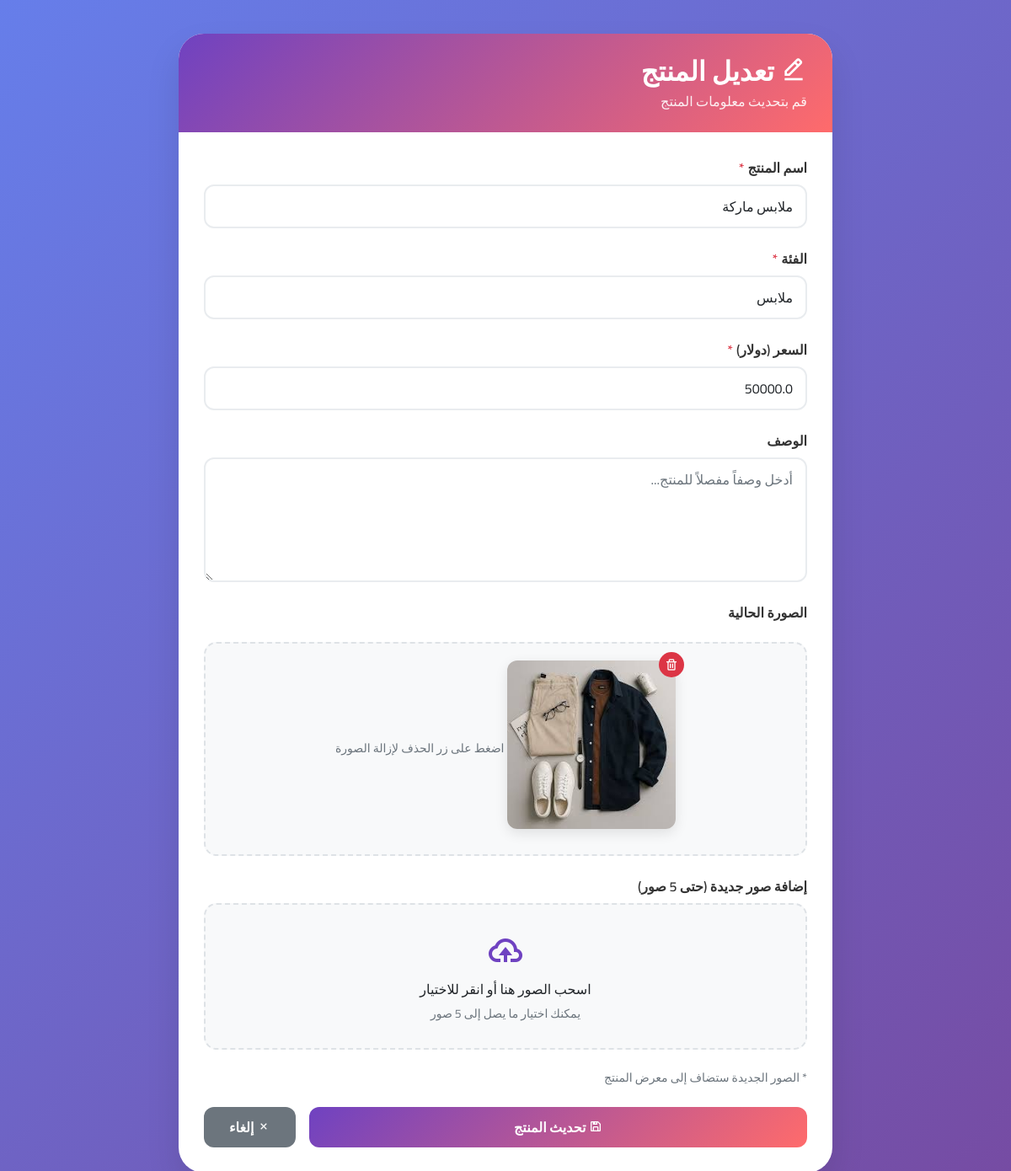
/admin/edit/11 (signed in), run on the app's committed database.
### tables this page shows
CREATE TABLE products (
            id INTEGER PRIMARY KEY AUTOINCREMENT,
            name TEXT NOT NULL,
            description TEXT,
            price REAL NOT NULL,
            image TEXT
        , category TEXT DEFAULT 'عام', old_price REAL DEFAULT 0);

### app.py (the view, shortened to what this page needs)
@app.route("/admin/edit/<int:pid>", methods=["GET", "POST"])
@admin_required
def admin_edit(pid):
    conn = get_db()
    cursor = conn.cursor()
    placeholder = get_placeholder()
    cursor.execute(f"SELECT * FROM products WHERE id = {placeholder}", (pid,))
    product = cursor.fetchone()
    if not product:
        conn.close()
        flash("المنتج غير موجود.", "danger")
        return redirect(url_for("admin_dashboard"))
    cursor.execute(f"SELECT id, filename FROM product_images WHERE product_id = {placeholder} ORDER BY id", (pid,))
    images = cursor.fetchall()
    cursor.execute("SELECT DISTINCT COALESCE(category,'عام') AS c FROM products ORDER BY c")
    cats = cursor.fetchall()
    categories = [r["c"] for r in cats]
    conn.close()
    return render_template("edit_product.html", p=product, images=images, categories=categories)

### app.py (called while the page is built)
def get_db():
    try:
        if USE_POSTGRES:
            database_url = os.environ.get('DATABASE_URL')
            conn = psycopg2.connect(database_url, sslmode='require')
            conn.cursor_factory = RealDictCursor
            return conn
        else:
            conn = sqlite3.connect(DB_PATH, timeout=30, check_same_thread=False)
            conn.row_factory = lambda cursor, row: {col[0]: row[i] for i, col in enumerate(cursor.description)}
            conn.execute("PRAGMA journal_mode=WAL")
            conn.execute("PRAGMA synchronous=NORMAL")
            return conn
    except Exception as e:
        print(f"❌ خطأ في الاتصال بقاعدة البيانات: {e}")
        raise

def get_placeholder():
    return '%s' if USE_POSTGRES else '?'

def admin_required(f):
    @wraps(f)
    def wrapper(*args, **kwargs):
        if not session.get("is_admin"):
            flash("الرجاء تسجيل الدخول كأدمن.", "warning")
            return redirect(url_for("admin_login"))
        return f(*args, **kwargs)
    return wrapper

### templates/edit_product.html (shortened to what this page needs)
<!DOCTYPE html>
<html lang="ar" dir="rtl">
<head>
    <link rel="stylesheet" href="{{ url_for('static', filename='assets/css/bootstrap.min.css') }}">
    <link href="{{ url_for('static', filename='assets/css/boxicon.min.css') }}" rel="stylesheet">
</head>
<body>
    <div class="container" style="max-width: 800px;">
        <div class="edit-card">
            <div class="edit-header">
                <h2><i class='bx bx-edit-alt'></i> تعديل المنتج</h2>
                <p>قم بتحديث معلومات المنتج</p>
            </div>
            <div class="edit-body">
                <form method="POST" enctype="multipart/form-data" id="editProductForm">
                    <div class="mb-4">
                        <label class="form-label required-field">اسم المنتج</label>
                        <input type="text" name="name" class="form-control" value="{{ p.name }}" required
                               placeholder="أدخل اسم المنتج">
                    </div>
                    <div class="mb-4">
                        <label class="form-label required-field">الفئة</label>
                        <input type="text" name="category" value="{{ p.category or '' }}" class="form-control" required
                               placeholder="مثال: ملابس، إلكترونيات، مستلزمات منزلية">
                    </div>
                    <div class="mb-4">
                        <label class="form-label required-field">السعر (دولار)</label>
                        <input type="number" step="0.01" name="price" class="form-control" value="{{ p.price }}" required
                               placeholder="0.00">
                    </div>
                    <div class="mb-4">
                        <label class="form-label">الوصف</label>
                        <textarea name="description" class="form-control" rows="5"
                                  placeholder="أدخل وصفاً مفصلاً للمنتج...">{{ p.description }}</textarea>
                    </div>
                    {% if p.image %}
                    <div class="mb-4">
                        <label class="form-label">الصورة الحالية</label>
                        <div class="image-preview">
                            <div class="image-badge">
                                <img src="{{ url_for('static', filename='uploads/' ~ p.image) }}"
                                     alt="{{ p.name }}" class="current-image">
                                <button type="button" class="remove-image-btn" onclick="removeCurrentImage()" title="حذف الصورة">
                                    <i class='bx bx-trash'></i>
                                </button>
                            </div>
                            <small class="text-muted">اضغط على زر الحذف لإزالة الصورة</small>
                        </div>
                    </div>
                    {% endif %}
                    <div class="mb-4">
                        <label class="form-label">إضافة صور جديدة (حتى 5 صور)</label>
                        <div class="file-upload-area" id="fileUploadArea">
                            <i class='bx bx-cloud-upload file-upload-icon'></i>
                            <p class="mb-1">اسحب الصور هنا أو انقر للاختيار</p>
                            <small class="text-muted">يمكنك اختيار ما يصل إلى 5 صور</small>
                        </div>
                        <small class="text-muted mt-2 d-block">* الصور الجديدة ستضاف إلى معرض المنتج</small>
                    </div>
                    <div class="d-flex gap-3 mt-4">
                        <button type="submit" class="btn btn-primary-custom text-white flex-grow-1">
                            <i class='bx bx-save'></i> تحديث المنتج
                        </button>
                        <a href="{{ url_for('admin_dashboard') }}" class="btn btn-secondary-custom text-white">
                            <i class='bx bx-x'></i> إلغاء
                        </a>
                    </div>
                </form>
            </div>
        </div>
    </div>
</body>
</html>

### templates/edit_product.html (style rules this page uses)
* { font-family: 'Cairo', sans-serif; }
body { background: linear-gradient(135deg, #667eea 0%, #764ba2 100%); min-height: 100vh; padding: 40px 0; }
.edit-card { background: white; border-radius: 30px; overflow: hidden; box-shadow: 0 20px 40px rgba(0,0,0,0.1); animation: fadeInUp 0.5s ease; }
.edit-header { background: linear-gradient(135deg, #6f42c1, #ff6b6b); padding: 25px 30px; color: white; }
.edit-header h2 { margin: 0; font-weight: 700; }
.edit-header p { margin: 5px 0 0; opacity: 0.9; }
.edit-body { padding: 30px; }
.form-label { font-weight: 600; color: #333; margin-bottom: 8px; }
.form-control { border-radius: 12px; padding: 12px 15px; border: 2px solid #e9ecef; transition: all 0.3s ease; }
.image-preview { background: #f8f9fa; border-radius: 15px; padding: 20px; margin-top: 15px; border: 2px dashed #dee2e6; text-align: center; }
.current-image { max-width: 200px; max-height: 200px; border-radius: 12px; box-shadow: 0 5px 15px rgba(0,0,0,0.1); margin-bottom: 10px; }
.image-badge { position: relative; display: inline-block; }
.remove-image-btn { position: absolute; top: -10px; right: -10px; background: #dc3545; color: white; border: none; border-radius: 50%; width: 30px; height: 30px; display: flex; align-items: center; justify-content: center; cursor: pointer; transition: all 0.3s ease; }
.btn-primary-custom { background: linear-gradient(135deg, #6f42c1, #ff6b6b); border: none; border-radius: 12px; padding: 12px 30px; font-weight: 600; transition: all 0.3s ease; }
.btn-secondary-custom { background: #6c757d; border: none; border-radius: 12px; padding: 12px 30px; font-weight: 600; transition: all 0.3s ease; }
.file-upload-area { border: 2px dashed #dee2e6; border-radius: 15px; padding: 30px; text-align: center; cursor: pointer; transition: all 0.3s ease; background: #f8f9fa; }
.file-upload-icon { font-size: 48px; color: #6f42c1; margin-bottom: 10px; }
.required-field::after { content: "*"; color: #dc3545; margin-right: 4px; }

### data on the page
products: name "ملابس ماركة", category "ملابس", price "50000.0", image (picture)
